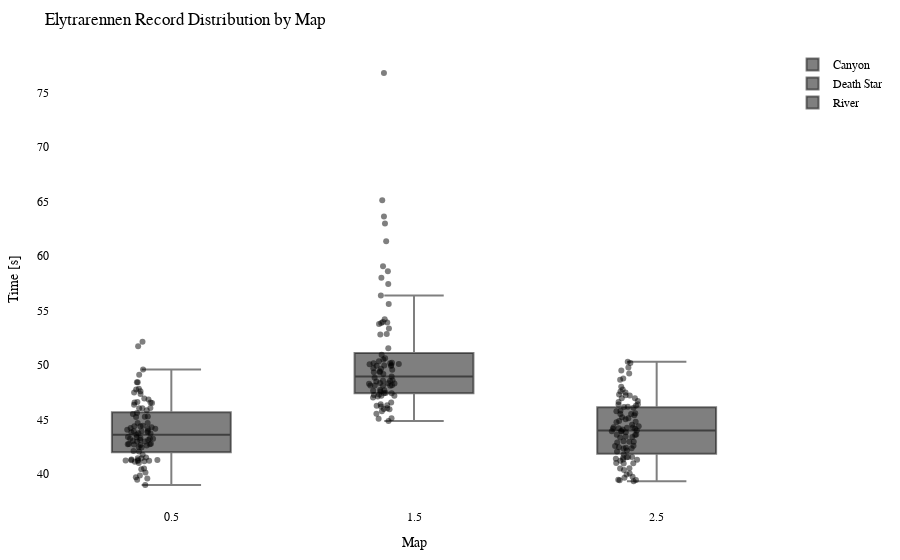

Source (notebook cell):
### Code cell
import plotly.graph_objects as go
import plotly.io as pio

df = getRecordsDataframe(minigame="Elytrarennen")

# Calculate the offset for centering the data points
num_columns = len(df.columns)
offset = 0.5

# Create a Swarm plot using Plotly
fig = go.Figure()

for i, column in enumerate(df.columns):
    x_values = [i + offset] * len(df[column])  # Adjust x-values with offset for horizontal centering
    fig.add_trace(go.Box(x=x_values,
                         y=df[column],
                         name=column,
                         boxpoints='all',
                         pointpos=-0.5,  # Adjust point position to prevent overlapping
                         marker=dict(color='rgba(0,0,0,0.5)', size=6),  # Adjust marker color and size
                         hovertext=df.index,
                         hoverinfo='text+y'))

fig.update_layout(title="Elytrarennen Record Distribution by Map",
                  xaxis=dict(title="Map"),
                  yaxis=dict(title="Time [s]"),
                  showlegend=True,
                  font=dict(family="Arial", size=12, color="black"),  # Customize font
                  plot_bgcolor="white",  # Set background color
                  margin=dict(l=50, r=50, t=50, b=50),  # Adjust margins for better layout
                  )

pio.show(fig)

pio.write_html(fig, "out/elytr_swarm_plot.html")

### Figure 1 — Plotly figure (JSON) as saved in the notebook; plotly's stock layout.template omitted (floating-point values rounded to 4 significant figures; data arrays with more than 128 entries replaced by an {"elided": "..."} marker saying what was removed)
{"data": [{"boxpoints": "all", "hoverinfo": "text+y", "hovertext": {"elided": "208 str values"}, "marker": {"color": "rgba(0,0,0,0.5)", "size": 6}, "name": "Canyon", "pointpos": -0.5, "type": "box", "x": {"elided": "208 float values"}, "y": {"elided": "208 float values"}}, {"boxpoints": "all", "hoverinfo": "text+y", "hovertext": {"elided": "208 str values"}, "marker": {"color": "rgba(0,0,0,0.5)", "size": 6}, "name": "Death Star", "pointpos": -0.5, "type": "box", "x": {"elided": "208 float values"}, "y": {"elided": "208 float values"}}, {"boxpoints": "all", "hoverinfo": "text+y", "hovertext": {"elided": "208 str values"}, "marker": {"color": "rgba(0,0,0,0.5)", "size": 6}, "name": "River", "pointpos": -0.5, "type": "box", "x": {"elided": "208 float values"}, "y": {"elided": "208 float values"}}], "layout": {"font": {"color": "black", "family": "Arial", "size": 12}, "margin": {"b": 50, "l": 50, "r": 50, "t": 50}, "plot_bgcolor": "white", "showlegend": true, "title": {"text": "Elytrarennen Record Distribution by Map"}, "xaxis": {"title": {"text": "Map"}}, "yaxis": {"title": {"text": "Time [s]"}}}}
